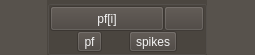
<?xml version="1.0" encoding="UTF-8"?>
<ui version="4.0">
 <author>Pho Hale</author>
 <class>rootForm</class>
 <widget class="QWidget" name="rootForm">
  <property name="geometry">
   <rect>
    <x>0</x>
    <y>0</y>
    <width>255</width>
    <height>55</height>
   </rect>
  </property>
  <property name="sizePolicy">
   <sizepolicy hsizetype="Minimum" vsizetype="Minimum">
    <horstretch>1</horstretch>
    <verstretch>1</verstretch>
   </sizepolicy>
  </property>
  <property name="minimumSize">
   <size>
    <width>25</width>
    <height>0</height>
   </size>
  </property>
  <property name="baseSize">
   <size>
    <width>25</width>
    <height>25</height>
   </size>
  </property>
  <property name="windowTitle">
   <string>Pf</string>
  </property>
  <property name="styleSheet">
   <string notr="true">background-color: rgb(71, 58, 46);
border-color: rgb(207, 207, 207);
background-color: rgba(71, 65, 60, 180);
color: rgb(244, 244, 244);
border-color: rgb(0, 0, 0);</string>
  </property>
  <layout class="QGridLayout" name="gridLayout">
   <property name="leftMargin">
    <number>0</number>
   </property>
   <property name="topMargin">
    <number>0</number>
   </property>
   <property name="rightMargin">
    <number>0</number>
   </property>
   <property name="bottomMargin">
    <number>0</number>
   </property>
   <property name="spacing">
    <number>0</number>
   </property>
   <item row="0" column="0">
    <widget class="QGroupBox" name="groupBox">
     <property name="minimumSize">
      <size>
       <width>20</width>
       <height>0</height>
      </size>
     </property>
     <property name="maximumSize">
      <size>
       <width>160</width>
       <height>160</height>
      </size>
     </property>
     <property name="baseSize">
      <size>
       <width>20</width>
       <height>0</height>
      </size>
     </property>
     <property name="styleSheet">
      <string notr="true">QToolButton {
    color: rgb(244, 244, 244);
}
QToolButton:disabled {
    color: gray;
    background-color: gray;
    border: 1px black;
    border-style: outset;                
}
QToolButton:checked{
    color: rgb(255, 170, 0); 
    font: bold;
    border: 1px white;
    border-style: outset;
}
QToolButton:!checked{
    /*color: black; */
    /*background-color: green;*/
    /*border: 1px black;*/
    /*border-style: outset;*/
	/*border: 1px black;*/
    /*border-style: dashed;*/
}</string>
     </property>
     <property name="flat">
      <bool>false</bool>
     </property>
     <layout class="QVBoxLayout" name="verticalLayout">
      <property name="spacing">
       <number>0</number>
      </property>
      <property name="leftMargin">
       <number>0</number>
      </property>
      <property name="topMargin">
       <number>0</number>
      </property>
      <property name="rightMargin">
       <number>0</number>
      </property>
      <property name="bottomMargin">
       <number>0</number>
      </property>
      <item>
       <layout class="QHBoxLayout" name="horizontalLayout">
        <property name="spacing">
         <number>0</number>
        </property>
        <item>
         <widget class="QPushButton" name="btnTitle">
          <property name="sizePolicy">
           <sizepolicy hsizetype="Minimum" vsizetype="Minimum">
            <horstretch>1</horstretch>
            <verstretch>0</verstretch>
           </sizepolicy>
          </property>
          <property name="text">
           <string>pf[i]</string>
          </property>
         </widget>
        </item>
        <item>
         <widget class="ColorButton" name="btnColorButton">
          <property name="enabled">
           <bool>false</bool>
          </property>
          <property name="sizePolicy">
           <sizepolicy hsizetype="Minimum" vsizetype="Minimum">
            <horstretch>0</horstretch>
            <verstretch>0</verstretch>
           </sizepolicy>
          </property>
          <property name="text">
           <string/>
          </property>
         </widget>
        </item>
       </layout>
      </item>
      <item>
       <layout class="QHBoxLayout" name="horizontalLayout_BottomRow">
        <property name="spacing">
         <number>0</number>
        </property>
        <item>
         <widget class="QToolButton" name="chkbtnPlacefield">
          <property name="styleSheet">
           <string notr="true">QToolButton {
    /*background-color: green;*/
    color: rgb(244, 244, 244);
    /*border: 2px green;*/
    /*border-radius: 22px;*/
    /*border-style: outset;*/
	/*border-style: inset;*/
}
QToolButton:disabled {
    color: gray;
    background-color: gray;
    border: 1px black;
    border-style: outset;                
}
QToolButton:checked{
    color: rgb(255, 170, 0); 
    /*font:  12px; */  
    font: bold;
    /*background-color: red;*/
    border: 1px white;
    border-style: outset;
}
QToolButton:!checked{
    /*color: black; */
    /*background-color: green;*/
    /*border: 1px black;*/
    /*border-style: outset;*/
	/*border: 1px black;*/
    /*border-style: dashed;*/
}</string>
          </property>
          <property name="text">
           <string>pf</string>
          </property>
          <property name="checkable">
           <bool>true</bool>
          </property>
          <property name="popupMode">
           <enum>QToolButton::DelayedPopup</enum>
          </property>
          <property name="toolButtonStyle">
           <enum>Qt::ToolButtonTextBesideIcon</enum>
          </property>
         </widget>
        </item>
        <item>
         <widget class="QToolButton" name="chkbtnSpikes">
          <property name="styleSheet">
           <string notr="true">QToolButton {
    /*background-color: green;*/
    color: rgb(244, 244, 244);
    /*border: 2px green;*/
    /*border-radius: 22px;*/
    /*border-style: outset;*/
	/*border-style: inset;*/
}
QToolButton:disabled {
    color: gray;
    background-color: gray;
    border: 1px black;
    border-style: outset;                
}
QToolButton:checked{
    color: rgb(255, 170, 0); 
    /*font:  12px; */  
    font: bold;
    /*background-color: red;*/
    border: 1px white;
    border-style: outset;
}
QToolButton:!checked{
    /*color: black; */
    /*background-color: green;*/
    /*border: 1px black;*/
    /*border-style: outset;*/
	/*border-style: dashed;*/
}</string>
          </property>
          <property name="text">
           <string>spikes</string>
          </property>
          <property name="checkable">
           <bool>true</bool>
          </property>
          <property name="checked">
           <bool>false</bool>
          </property>
          <property name="popupMode">
           <enum>QToolButton::DelayedPopup</enum>
          </property>
          <property name="toolButtonStyle">
           <enum>Qt::ToolButtonTextOnly</enum>
          </property>
         </widget>
        </item>
       </layout>
      </item>
     </layout>
    </widget>
   </item>
  </layout>
 </widget>
 <customwidgets>
  <customwidget>
   <class>ColorButton</class>
   <extends>QPushButton</extends>
   <header location="global">pyqtgraph.widgets.ColorButton</header>
  </customwidget>
 </customwidgets>
 <resources/>
 <connections/>
</ui>
